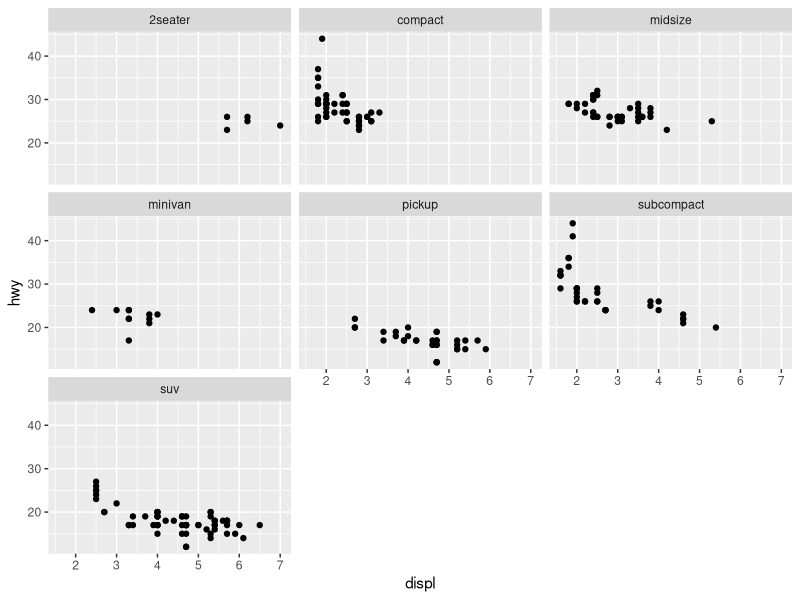
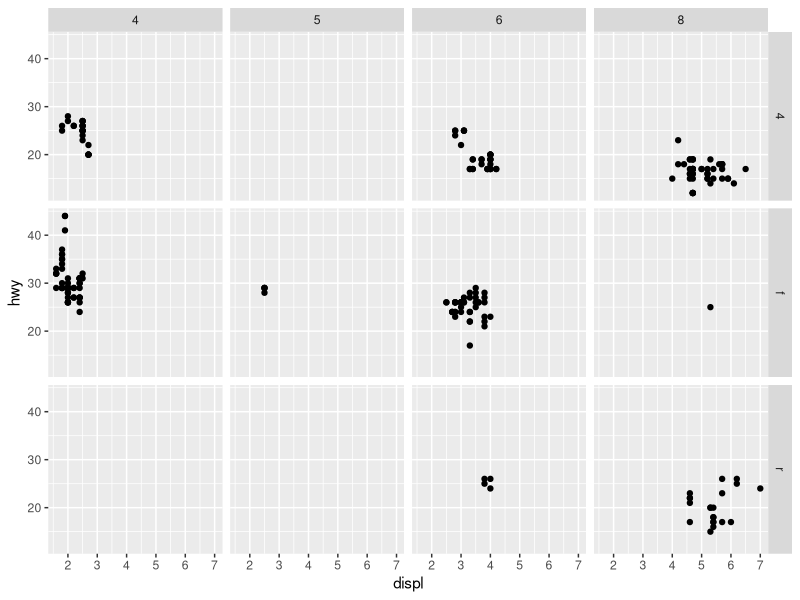
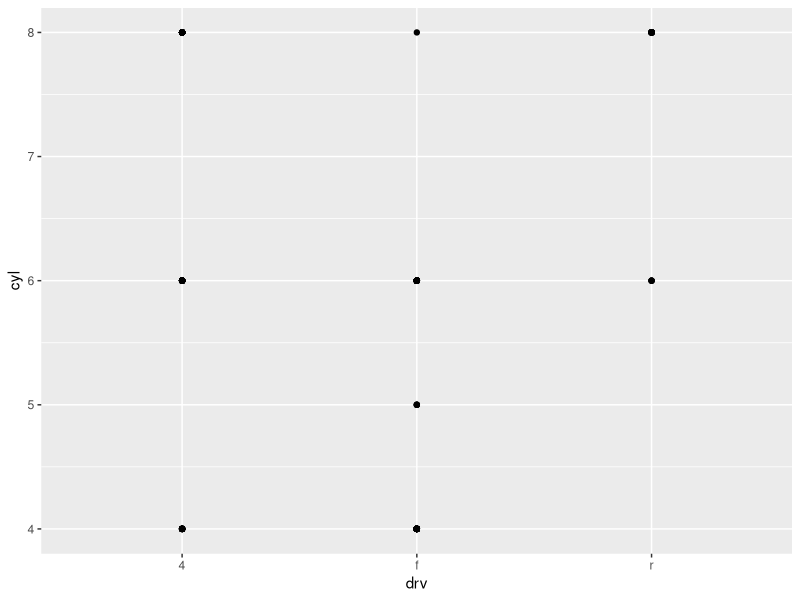
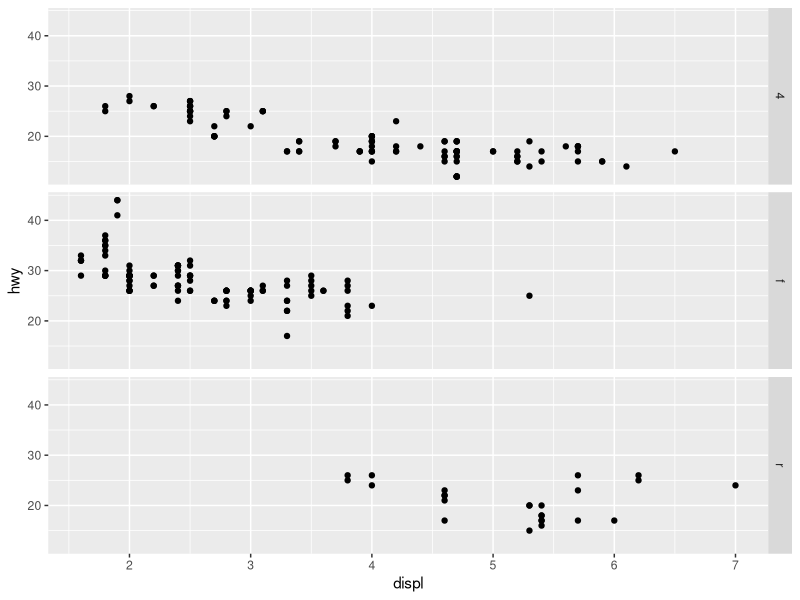
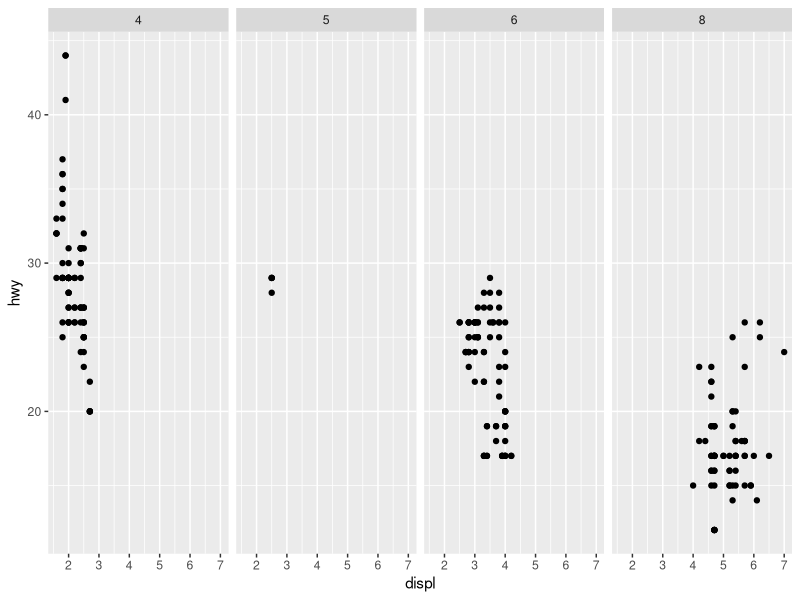
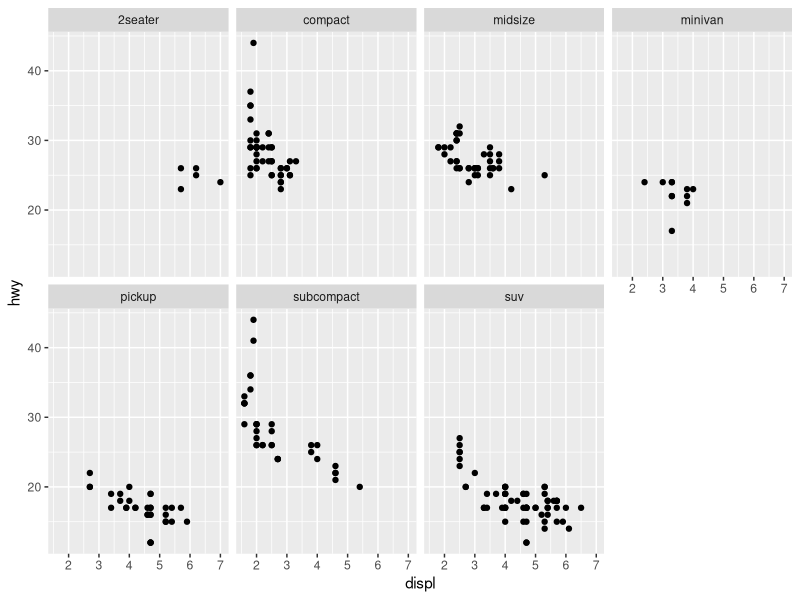
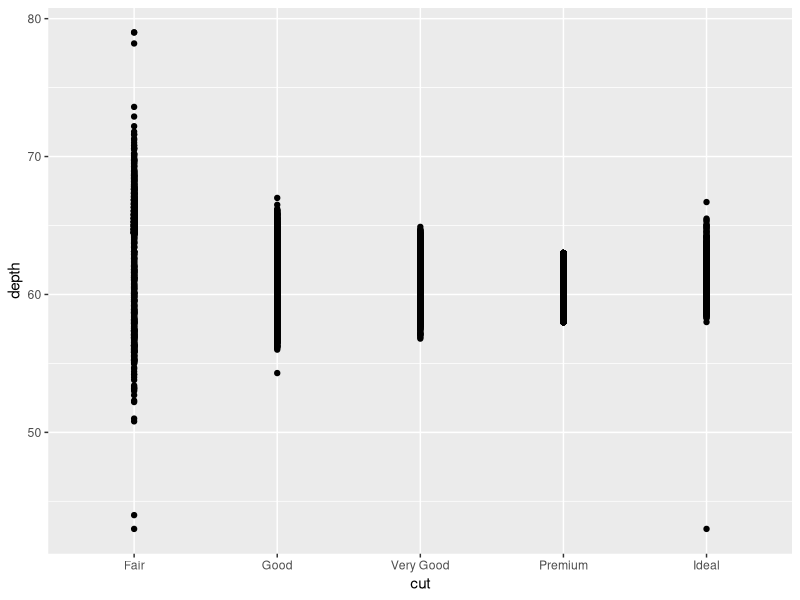
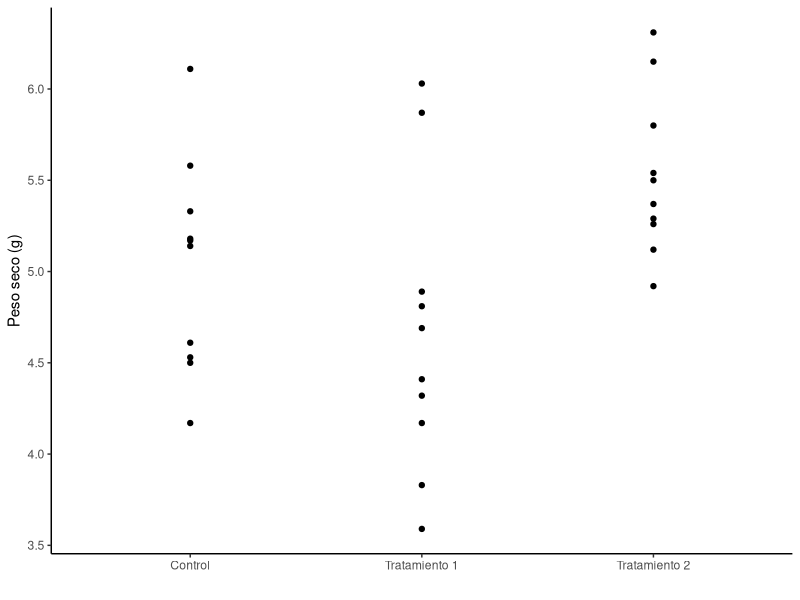

Write R code to recreate these figures, in order.
library(tidyverse)
library(cowplot)
library(ggthemes)
data("mpg")

ggplot(data = mpg) +
  geom_point(mapping = aes(x = displ, y = hwy)) +
  facet_wrap(~ class, nrow = 3)

ggplot(data = mpg) +
  geom_point(mapping = aes(x = displ, y = hwy)) +
  facet_grid(drv ~ cyl)

ggplot(data = mpg) +
  geom_point(mapping = aes(x = drv, y = cyl))

ggplot(data = mpg) +
  geom_point(mapping = aes(x = displ, y = hwy)) + 
  facet_grid(drv ~ .)

ggplot(data = mpg) + 
  geom_point(mapping = aes(x = displ, y = hwy)) + 
  facet_grid(. ~ cyl)

ggplot(data = mpg) +
  geom_point(mapping = aes(x = displ, y = hwy)) + 
  facet_wrap(~ class, nrow = 2)

ggplot(data = diamonds) +
  geom_point(mapping = aes(x = cut, y = depth))

data("PlantGrowth")
ggplot(PlantGrowth) +
  geom_point(aes(x = group, y = weight)) +
  labs(x = "", y = "Peso seco (g)") +
  scale_x_discrete(labels = c("Control", "Tratamiento 1", "Tratamiento 2")) +
  theme_classic()

set.seed(123)
x <- round(rnorm(100, 5, 2))

ggplot(data.frame(x), aes(x)) + 
  geom_histogram(binwidth = 1, color = "gray20", fill = "lightblue") +
  geom_vline(xintercept = mean(x), linetype = "dashed", size = 1, color = "red") +
  geom_vline(xintercept = median(x), size = 1, color = "blue") +
  geom_text(aes(x = mean(x)+1, y = 20, label = "Media"), color = "red", size = 5) +
  geom_text(aes(x = median(x)-1, y = 20, label = "Mediana"), color = "blue", size = 5) +
  labs(x = "", y = "Frecuencia") +
  scale_y_continuous(expand = c(0,0)) +
  theme_classic()

range(x)
max(x) - min(x)
sd(x)

ggplot(data.frame(x), aes(x)) + 
  geom_histogram(binwidth = 1, color = "gray20", fill = "lightblue") +
  geom_segment(aes(x = mean(x), y = 5, xend = mean(x) + sd(x), yend = 5), color = "gray20", linetype = "dashed", size = 1) +
  geom_segment(aes(x = mean(x) + sd(x), y = 0, xend = mean(x) + sd(x), yend = 5), color = "gray20", linetype = "dashed", size = 1) +
  geom_segment(aes(x = mean(x), y = 10, xend = mean(x) + 2*sd(x), yend = 10), color = "gray20", linetype = "dashed", size = 1) +
  geom_segment(aes(x = mean(x) + 2*sd(x), y = 0, xend = mean(x) + 2*sd(x), yend = 10), color = "gray20", linetype = "dashed", size = 1) +
  geom_segment(aes(x = mean(x), y = 15, xend = mean(x) + 3*sd(x), yend = 15), color = "gray20", linetype = "dashed", size = 1) +
  geom_segment(aes(x = mean(x) + 3*sd(x), y = 0, xend = mean(x) + 3*sd(x), yend = 15), color = "gray20", linetype = "dashed", size = 1) +
  geom_text(aes(x = mean(x) + sd(x), y = 6, label = "1 SD"), color = "gray20", size = 5) +
  geom_text(aes(x = mean(x) + 2*sd(x), y = 11, label = "2 SD"), color = "gray20", size = 5) +
  geom_text(aes(x = mean(x) + 3*sd(x), y = 16, label = "3 SD"), color = "gray20", size = 5) +
  geom_vline(xintercept = mean(x), size = 1, color = "gray20") +
  labs(x = "", y = "Frecuencia") +
  scale_y_continuous(expand = c(0,0)) +
  theme_classic()

ggplot(data.frame(x), aes(x)) +
  geom_vline(xintercept = mean(x), size = 0.5, color = "gray20", linetype = "dashed") +
  geom_text(aes(x = mean(x) + 0.3, y = 0.5, label = "bar(x)"), parse = TRUE, size = 5) +
  geom_segment(aes(x = 4, y = 0.36, xend = mean(x), yend = 0.36), linetype = "dashed") +
  geom_text(aes(x = 4.6, y = 0.38, label = "x[i] - bar(x)"), parse = TRUE) +
  geom_segment(aes(x = 6, y = 0.28, xend = mean(x), yend = 0.28), linetype = "dashed") +
  geom_text(aes(x = 5.6, y = 0.3, label = "x[i] - bar(x)"), parse = TRUE) +
  geom_dotplot(aes(x), dotsize = 0.5, fill = "gray10", color = "white") +
  labs(x = "", y = "Frecuencia") +
  scale_x_continuous(breaks = c(0:9)) +
  scale_y_continuous(expand = c(0,0)) +
  theme_classic()


Z <- (x - mean(x))/sd(x)
head(Z)

Z2 <- scale(x)
head(Z2)

table(x)
head(prop.table(x))
summary(x)

max(x) - min(x)

data(PlantGrowth)
ggplot(PlantGrowth) + geom_boxplot(aes(group, weight, fill = group)) + 
  xlab("") + #Nombre del eje x
  ylab("Peso") + #Nombre del eje y
  scale_x_discrete(labels = c("Control", "Tratamiento 1", "Tratamiento 2")) + #Nombre de los valores en el eje x
  scale_fill_discrete(name = "Tratamientos", labels = c("Control", "Tratamiento 1", "Tratamiento 2")) + #Nombre de los grupos en la leyenda
  theme_classic() #Tema del gráfico


ggplot(data.frame(x = c(-4, 4)), aes(x = x)) +
  stat_function(fun = dnorm, size = 0.6) +
  scale_y_continuous(breaks = NULL) +
  geom_segment(aes(x = 1, y = 0, xend = 1, yend = 0.242), linetype = "dashed") +
  geom_segment(aes(x = -1, y = 0, xend = -1, yend = 0.242), linetype = "dashed") +
  geom_segment(aes(x = 2, y = 0, xend = 2, yend = 0.05), linetype = "dashed") +
  geom_segment(aes(x = -2, y = 0, xend = -2, yend = 0.05), linetype = "dashed") +
  geom_segment(aes(x = 3, y = 0, xend = 3, yend = 0.0044), linetype = "dashed") +
  geom_segment(aes(x = -3, y = 0, xend = -3, yend = 0.0044), linetype = "dashed") +
  ylab("") +
  xlab("") +
  scale_y_continuous(expand = c(0,0), breaks = NULL) +
  scale_x_discrete(limit = c(-4:4)) +
  theme_minimal_hgrid(color = "black")

set.seed(123)
y <- rnorm(25, 63, 12.2)
library(rstatix)
shapiro_test(y)
shapiro.test(y)
